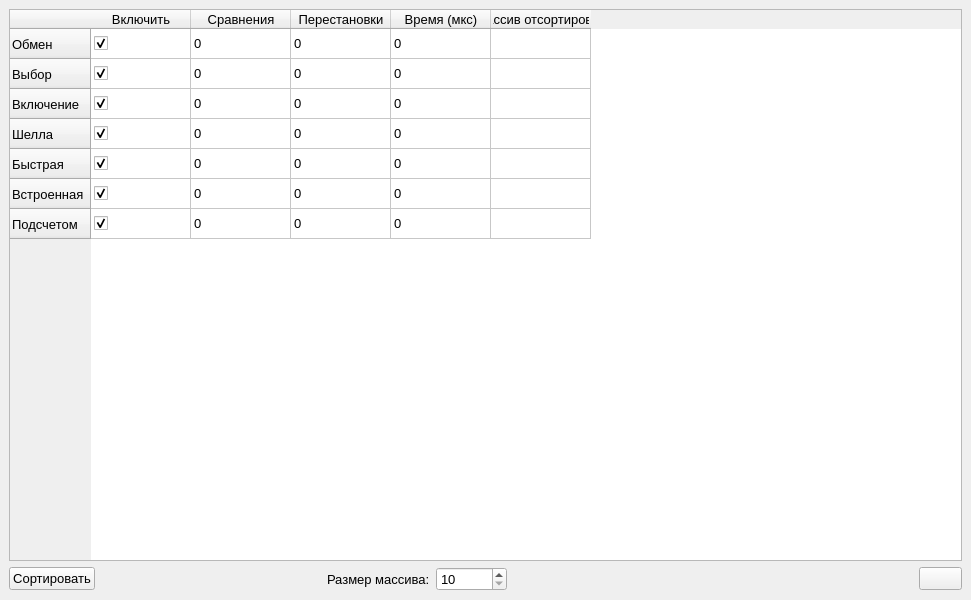
<?xml version="1.0" encoding="UTF-8"?>
<ui version="4.0">
 <class>MainFormUi</class>
 <widget class="QMainWindow" name="MainFormUi">
  <property name="geometry">
   <rect>
    <x>0</x>
    <y>0</y>
    <width>971</width>
    <height>600</height>
   </rect>
  </property>
  <property name="font">
   <font>
    <pointsize>10</pointsize>
   </font>
  </property>
  <property name="windowTitle">
   <string>ЛР 11-13</string>
  </property>
  <widget class="QWidget" name="centralwidget">
   <layout class="QVBoxLayout" name="verticalLayout">
    <item>
     <widget class="QTableWidget" name="resultsTable">
      <property name="sizePolicy">
       <sizepolicy hsizetype="Expanding" vsizetype="Expanding">
        <horstretch>0</horstretch>
        <verstretch>0</verstretch>
       </sizepolicy>
      </property>
      <property name="sortingEnabled">
       <bool>false</bool>
      </property>
      <attribute name="horizontalHeaderCascadingSectionResizes">
       <bool>false</bool>
      </attribute>
      <row>
       <property name="text">
        <string>Обмен</string>
       </property>
      </row>
      <row>
       <property name="text">
        <string>Выбор</string>
       </property>
      </row>
      <row>
       <property name="text">
        <string>Включение</string>
       </property>
      </row>
      <row>
       <property name="text">
        <string>Шелла</string>
       </property>
      </row>
      <row>
       <property name="text">
        <string>Быстрая</string>
       </property>
      </row>
      <row>
       <property name="text">
        <string>Встроенная</string>
       </property>
      </row>
      <row>
       <property name="text">
        <string>Подсчетом</string>
       </property>
      </row>
      <column>
       <property name="text">
        <string>Включить</string>
       </property>
      </column>
      <column>
       <property name="text">
        <string>Сравнения</string>
       </property>
      </column>
      <column>
       <property name="text">
        <string>Перестановки</string>
       </property>
      </column>
      <column>
       <property name="text">
        <string>Время (мкс)</string>
       </property>
      </column>
      <column>
       <property name="text">
        <string>Массив отсортирован</string>
       </property>
      </column>
      <item row="0" column="0">
       <property name="text">
        <string/>
       </property>
       <property name="checkState">
        <enum>Checked</enum>
       </property>
       <property name="flags">
        <set>ItemIsUserCheckable|ItemIsEnabled</set>
       </property>
      </item>
      <item row="0" column="1">
       <property name="text">
        <string>0</string>
       </property>
       <property name="flags">
        <set>ItemIsEnabled</set>
       </property>
      </item>
      <item row="0" column="2">
       <property name="text">
        <string>0</string>
       </property>
       <property name="flags">
        <set>ItemIsEnabled</set>
       </property>
      </item>
      <item row="0" column="3">
       <property name="text">
        <string>0</string>
       </property>
       <property name="flags">
        <set>ItemIsEnabled</set>
       </property>
      </item>
      <item row="0" column="4">
       <property name="text">
        <string/>
       </property>
       <property name="checkState">
        <enum>Unchecked</enum>
       </property>
       <property name="flags">
        <set>ItemIsEnabled</set>
       </property>
      </item>
      <item row="1" column="0">
       <property name="text">
        <string/>
       </property>
       <property name="textAlignment">
        <set>AlignCenter</set>
       </property>
       <property name="checkState">
        <enum>Checked</enum>
       </property>
       <property name="flags">
        <set>ItemIsUserCheckable|ItemIsEnabled</set>
       </property>
      </item>
      <item row="1" column="1">
       <property name="text">
        <string>0</string>
       </property>
       <property name="flags">
        <set>ItemIsEnabled</set>
       </property>
      </item>
      <item row="1" column="2">
       <property name="text">
        <string>0</string>
       </property>
       <property name="flags">
        <set>ItemIsEnabled</set>
       </property>
      </item>
      <item row="1" column="3">
       <property name="text">
        <string>0</string>
       </property>
       <property name="flags">
        <set>ItemIsEnabled</set>
       </property>
      </item>
      <item row="1" column="4">
       <property name="text">
        <string/>
       </property>
       <property name="checkState">
        <enum>Unchecked</enum>
       </property>
       <property name="flags">
        <set>ItemIsEnabled</set>
       </property>
      </item>
      <item row="2" column="0">
       <property name="text">
        <string/>
       </property>
       <property name="checkState">
        <enum>Checked</enum>
       </property>
       <property name="flags">
        <set>ItemIsUserCheckable|ItemIsEnabled</set>
       </property>
      </item>
      <item row="2" column="1">
       <property name="text">
        <string>0</string>
       </property>
       <property name="flags">
        <set>ItemIsEnabled</set>
       </property>
      </item>
      <item row="2" column="2">
       <property name="text">
        <string>0</string>
       </property>
       <property name="flags">
        <set>ItemIsEnabled</set>
       </property>
      </item>
      <item row="2" column="3">
       <property name="text">
        <string>0</string>
       </property>
       <property name="flags">
        <set>ItemIsEnabled</set>
       </property>
      </item>
      <item row="2" column="4">
       <property name="text">
        <string/>
       </property>
       <property name="checkState">
        <enum>Unchecked</enum>
       </property>
       <property name="flags">
        <set>ItemIsEnabled</set>
       </property>
      </item>
      <item row="3" column="0">
       <property name="text">
        <string/>
       </property>
       <property name="checkState">
        <enum>Checked</enum>
       </property>
       <property name="flags">
        <set>ItemIsUserCheckable|ItemIsEnabled</set>
       </property>
      </item>
      <item row="3" column="1">
       <property name="text">
        <string>0</string>
       </property>
       <property name="flags">
        <set>ItemIsEnabled</set>
       </property>
      </item>
      <item row="3" column="2">
       <property name="text">
        <string>0</string>
       </property>
       <property name="flags">
        <set>ItemIsEnabled</set>
       </property>
      </item>
      <item row="3" column="3">
       <property name="text">
        <string>0</string>
       </property>
       <property name="flags">
        <set>ItemIsEnabled</set>
       </property>
      </item>
      <item row="3" column="4">
       <property name="text">
        <string/>
       </property>
       <property name="checkState">
        <enum>Unchecked</enum>
       </property>
      </item>
      <item row="4" column="0">
       <property name="text">
        <string/>
       </property>
       <property name="checkState">
        <enum>Checked</enum>
       </property>
       <property name="flags">
        <set>ItemIsUserCheckable|ItemIsEnabled</set>
       </property>
      </item>
      <item row="4" column="1">
       <property name="text">
        <string>0</string>
       </property>
       <property name="flags">
        <set>ItemIsEnabled</set>
       </property>
      </item>
      <item row="4" column="2">
       <property name="text">
        <string>0</string>
       </property>
       <property name="flags">
        <set>ItemIsEnabled</set>
       </property>
      </item>
      <item row="4" column="3">
       <property name="text">
        <string>0</string>
       </property>
       <property name="flags">
        <set>ItemIsEnabled</set>
       </property>
      </item>
      <item row="4" column="4">
       <property name="text">
        <string/>
       </property>
       <property name="checkState">
        <enum>Unchecked</enum>
       </property>
       <property name="flags">
        <set>ItemIsEnabled</set>
       </property>
      </item>
      <item row="5" column="0">
       <property name="text">
        <string/>
       </property>
       <property name="checkState">
        <enum>Checked</enum>
       </property>
       <property name="flags">
        <set>ItemIsUserCheckable|ItemIsEnabled</set>
       </property>
      </item>
      <item row="5" column="1">
       <property name="text">
        <string>0</string>
       </property>
       <property name="flags">
        <set>ItemIsEnabled</set>
       </property>
      </item>
      <item row="5" column="2">
       <property name="text">
        <string>0</string>
       </property>
       <property name="flags">
        <set>ItemIsEnabled</set>
       </property>
      </item>
      <item row="5" column="3">
       <property name="text">
        <string>0</string>
       </property>
       <property name="flags">
        <set>ItemIsEnabled</set>
       </property>
      </item>
      <item row="5" column="4">
       <property name="text">
        <string/>
       </property>
       <property name="checkState">
        <enum>Unchecked</enum>
       </property>
       <property name="flags">
        <set>ItemIsEnabled</set>
       </property>
      </item>
      <item row="6" column="0">
       <property name="checkState">
        <enum>Checked</enum>
       </property>
       <property name="flags">
        <set>ItemIsEditable|ItemIsUserCheckable|ItemIsEnabled</set>
       </property>
      </item>
      <item row="6" column="1">
       <property name="text">
        <string>0</string>
       </property>
       <property name="flags">
        <set>ItemIsEnabled</set>
       </property>
      </item>
      <item row="6" column="2">
       <property name="text">
        <string>0</string>
       </property>
       <property name="flags">
        <set>ItemIsEnabled</set>
       </property>
      </item>
      <item row="6" column="3">
       <property name="text">
        <string>0</string>
       </property>
       <property name="flags">
        <set>ItemIsEnabled</set>
       </property>
      </item>
      <item row="6" column="4">
       <property name="checkState">
        <enum>Unchecked</enum>
       </property>
       <property name="flags">
        <set>ItemIsEnabled</set>
       </property>
      </item>
     </widget>
    </item>
    <item>
     <layout class="QHBoxLayout" name="horizontalLayout_2">
      <item>
       <widget class="QPushButton" name="sortBtn">
        <property name="text">
         <string>Сортировать</string>
        </property>
       </widget>
      </item>
      <item>
       <layout class="QHBoxLayout" name="horizontalLayout">
        <item>
         <spacer name="horizontalSpacer_2">
          <property name="orientation">
           <enum>Qt::Horizontal</enum>
          </property>
          <property name="sizeHint" stdset="0">
           <size>
            <width>40</width>
            <height>20</height>
           </size>
          </property>
         </spacer>
        </item>
        <item>
         <widget class="QLabel" name="label">
          <property name="text">
           <string>Размер массива:</string>
          </property>
         </widget>
        </item>
        <item>
         <widget class="QSpinBox" name="arrSize">
          <property name="minimum">
           <number>10</number>
          </property>
          <property name="maximum">
           <number>1000000</number>
          </property>
          <property name="singleStep">
           <number>100</number>
          </property>
          <property name="value">
           <number>10</number>
          </property>
         </widget>
        </item>
       </layout>
      </item>
      <item>
       <spacer name="horizontalSpacer">
        <property name="orientation">
         <enum>Qt::Horizontal</enum>
        </property>
        <property name="sizeHint" stdset="0">
         <size>
          <width>40</width>
          <height>20</height>
         </size>
        </property>
       </spacer>
      </item>
      <item>
       <widget class="QPushButton" name="exitBtn">
        <property name="text">
         <string/>
        </property>
        <property name="icon">
         <iconset theme="exit">
          <normaloff>../../../../../../../.designer/backup</normaloff>../../../../../../../.designer/backup</iconset>
        </property>
        <property name="iconSize">
         <size>
          <width>32</width>
          <height>32</height>
         </size>
        </property>
        <property name="checkable">
         <bool>false</bool>
        </property>
       </widget>
      </item>
     </layout>
    </item>
   </layout>
  </widget>
 </widget>
 <resources/>
 <connections/>
</ui>
